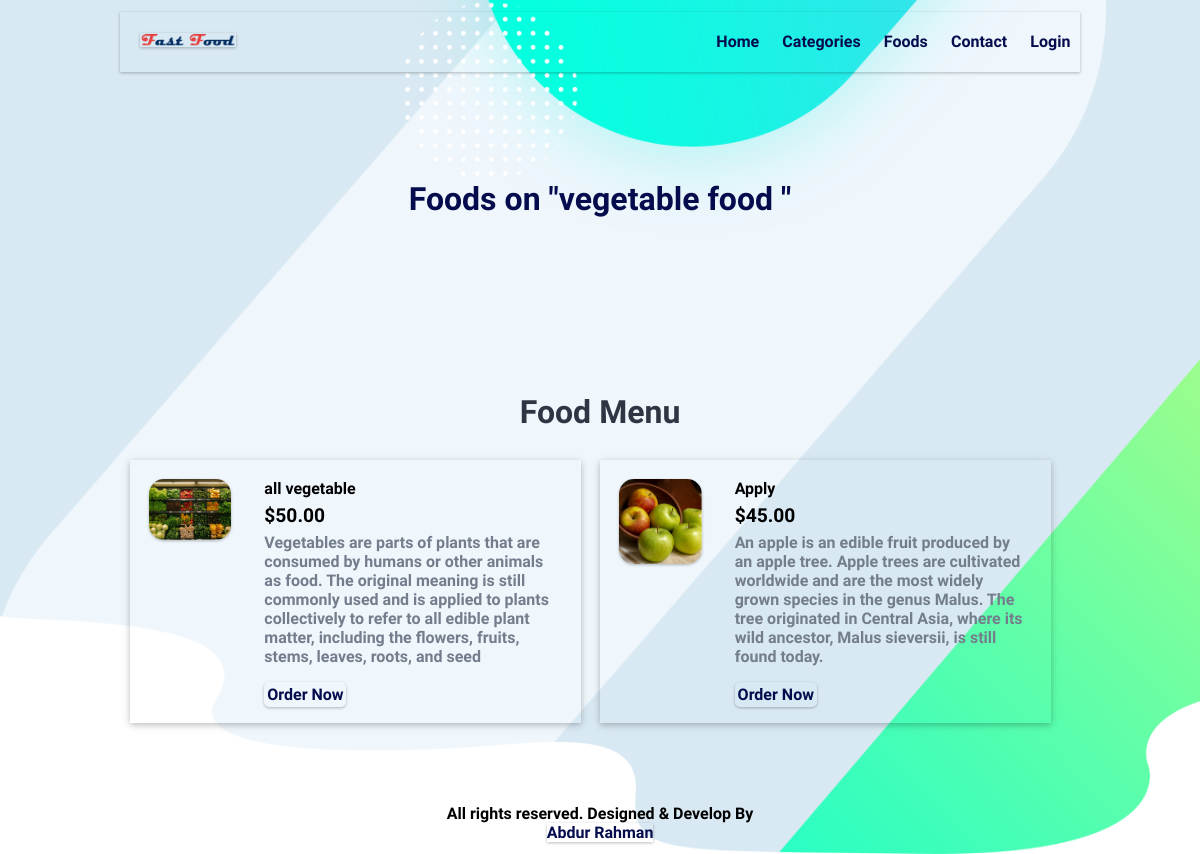
Page /category-foods.php?category_id=1 on the committed database.
### tables this page shows
CREATE TABLE `tbl_category` (
  `id` int(10) UNSIGNED NOT NULL,
  `title` varchar(100) NOT NULL,
  `image_name` varchar(255) NOT NULL,
  `featured` varchar(10) NOT NULL,
  `active` varchar(10) NOT NULL
);

CREATE TABLE `tbl_food` (
  `id` int(10) UNSIGNED NOT NULL,
  `title` varchar(100) NOT NULL,
  `description` text NOT NULL,
  `price` decimal(10,2) NOT NULL,
  `image_name` varchar(255) NOT NULL,
  `category_id` int(10) UNSIGNED NOT NULL,
  `featured` varchar(10) NOT NULL,
  `active` varchar(10) NOT NULL
);

### category-foods.php (the view, shortened to what this page needs)
<?php include('partials-front/menu.php'); ?>
<?php
    if(isset($_GET['category_id']))
    {
        $category_id = $_GET['category_id'];
        $sql = "SELECT title FROM tbl_category WHERE id=$category_id";
        $res = mysqli_query($conn, $sql);
        $row = mysqli_fetch_assoc($res);
        $category_title = $row['title'];
    }
    else
    {
        header('location:'.SITEURL);
    }
?>
<section class="food-search text-center">
    <div class="container">
        <h2><a href="#" class="text-white">Foods on "<?php echo $category_title; ?>"</a></h2>
    </div>
</section>
<section class="food-menu">
    <div class="container">
        <h2 class="text-center">Food Menu</h2>
        <?php
            $sql2 = "SELECT * FROM tbl_food WHERE category_id=$category_id";
            $res2 = mysqli_query($conn, $sql2);
            $count2 = mysqli_num_rows($res2);
            if($count2>0)
            {
                while($row2=mysqli_fetch_assoc($res2))
                {
                    $id = $row2['id'];
                    $title = $row2['title'];
                    $price = $row2['price'];
                    $description = $row2['description'];
                    $image_name = $row2['image_name'];
                    ?>
                    <div class="food-menu-box">
                        <div class="food-menu-img">
                            <?php
                                if($image_name=="")
                                {
                                    echo "<div class='error'>Image not Available.</div>";
                                }
                                else
                                {
                                    ?>
                                    <img src="<?php echo SITEURL; ?>images/food/<?php echo $image_name; ?>" alt="Chicke Hawain Pizza" class="img-responsive img-curve">
                                    <?php
                                }
                            ?>
                        </div>
                        <div class="food-menu-desc">
                            <h4><?php echo $title; ?></h4>
                            <p class="food-price">$<?php echo $price; ?></p>
                            <p class="food-detail">
                                <?php echo $description; ?>
                            </p>
                            <br>
                            <a href="<?php echo SITEURL; ?>order.php?food_id=<?php echo $id; ?>" class="btn btn-primary">Order Now</a>
                        </div>
                    </div>
                    <?php
                }
            }
            else
            {
                echo "<div class='error'>Food not Available.</div>";
            }
        ?>
    </div>
</section>
<?php include('partials-front/footer.php'); ?>

### css/style.css (style rules this page uses)
* { margin: 0 0; padding: 0 0; font-family: 'Rajdhani', sans-serif; font-weight: 600; }
body { background-image: url('../images/banner-bg.png'); background-size: cover; background-repeat: no-repeat; }
.container { width: 80%; margin: 0 auto; padding: 1%; }
.img-responsive { width: 100%; box-shadow: 0 1px 3px 0 rgb(0 0 0 / 16%), 0 1px 3px 0 rgb(0 0 0 / 12%); }
.img-curve { border-radius: 15px; }
.text-center { text-align: center; }
a { color: #050c4d; text-decoration: none; }
.btn { padding: 1%; border: none; font-size: 1rem; border-radius: 5px; box-shadow: 0 1px 3px 0 rgb(0 0 0 / 16%), 0 1px 3px 0 rgb(0 0 0 / 12%); }
.btn-primary { cursor: pointer; box-shadow: 0 1px 3px 0 rgb(0 0 0 / 16%), 0 1px 3px 0 rgb(0 0 0 / 12%); }
h2 { color: #2f3542; font-size: 2rem; margin-bottom: 2%; }
.food-search { background-size: cover; background-repeat: no-repeat; background-position: center; padding: 7% 0; }
.food-menu { padding: 4% 0; }
.food-menu-box { width: 43%; margin: 1%; padding: 2%; float: left; box-shadow: 0 2px 5px 0 rgb(0 0 0 / 16%), 0 2px 10px 0 rgb(0 0 0 / 12%); }
.food-menu-img { width: 20%; float: left; }
.food-menu-desc { width: 70%; float: left; margin-left: 8%; }
.food-price { font-size: 1.2rem; margin: 2% 0; }
.food-detail { font-size: 1rem; color: #747d8c; }

### rows in the picture
tbl_category: title "vegetable food"
tbl_food: image_name (picture), title "all vegetable", price "50.00", description "Vegetables are parts of plants that are consumed by humans or other animals as food. The original meaning is still commonly used and is applied to plants collectively to refer to all edible plant matter, including the flowers, fruits, stems, leaves, roots, and seed"
tbl_food: image_name (picture), title "Apply", price "45.00", description "An apple is an edible fruit produced by an apple tree. Apple trees are cultivated worldwide and are the most widely grown species in the genus Malus. The tree originated in Central Asia, where its wild ancestor, Malus sieversii, is still found today."
